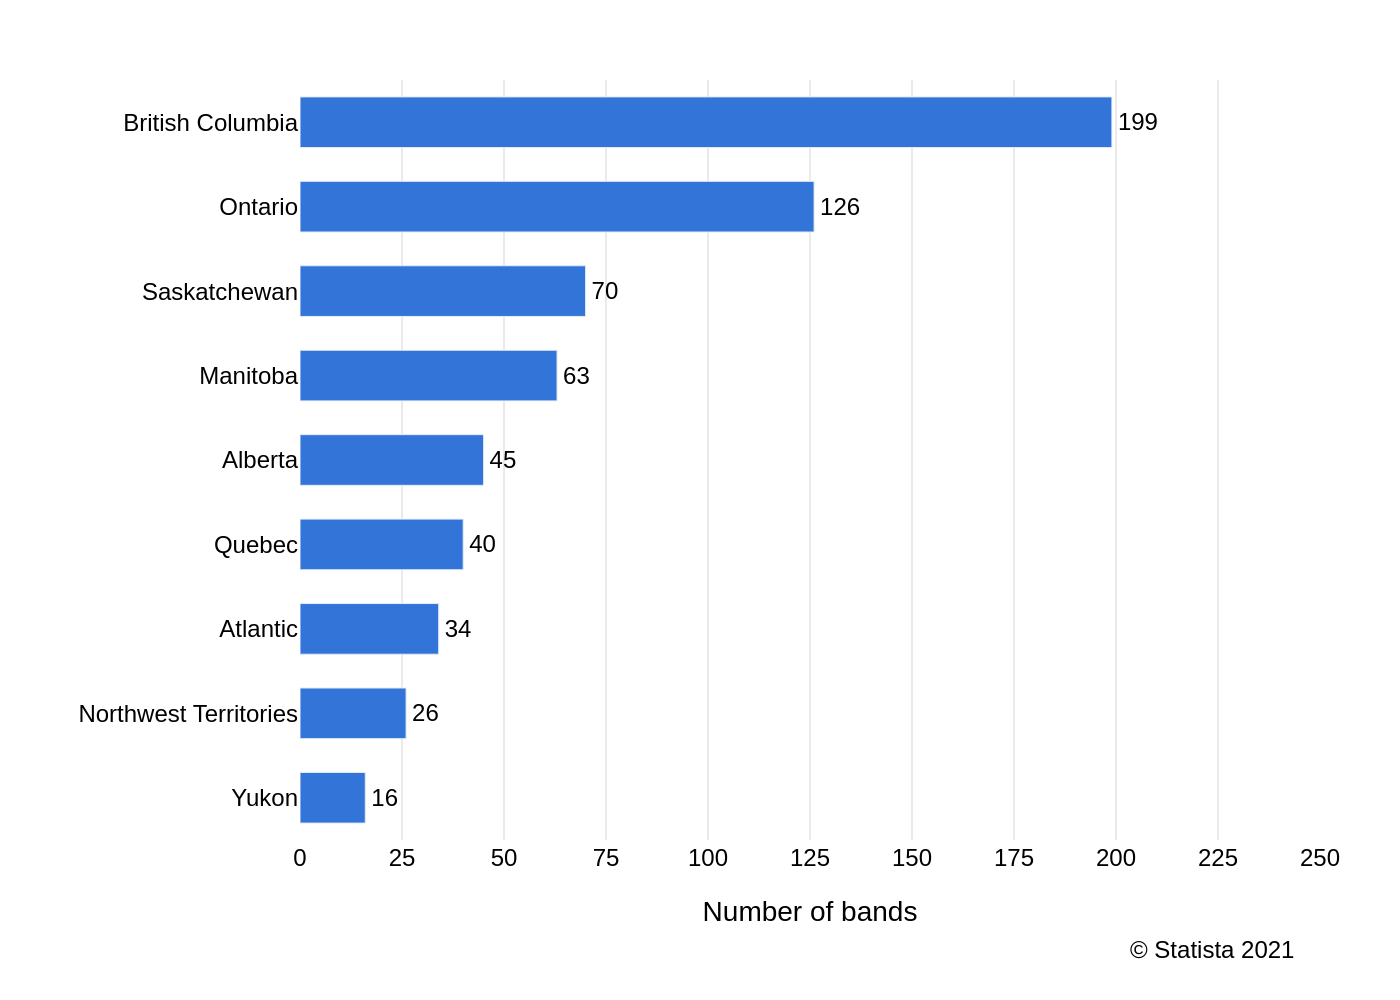

Here is the Python script that generated this plot:
import sys
import json
import pathlib
import plotly.graph_objects as go

# Check for command-line argument
if len(sys.argv) != 2:
    print("Usage: python script.py <path_to_json_file>")
    sys.exit(1)

# Get JSON file path from command-line argument
json_file_path = pathlib.Path(sys.argv[1])
if not json_file_path.is_file():
    print(f"Error: File not found at {json_file_path}")
    sys.exit(1)

# Read data from JSON file
with open(json_file_path, 'r', encoding='utf-8') as f:
    chart_info = json.load(f)

# Extract data, texts, and colors
chart_data = chart_info.get("chart_data", [])
texts = chart_info.get("texts", {})
colors = chart_info.get("colors", [])

# Prepare data for Plotly (reverse order for horizontal bar chart)
# Plotly plots the first item in the y-axis list at the bottom.
# To match the visual order (highest on top), we reverse the data lists.
reversed_data = chart_data[::-1]
categories = [item['category'] for item in reversed_data]
values = [item['value'] for item in reversed_data]

# Create the figure
fig = go.Figure()

# Add the bar trace
fig.add_trace(go.Bar(
    y=categories,
    x=values,
    orientation='h',
    marker=dict(color=colors[0]),
    text=values,
    textposition='outside',
    textfont=dict(family='Arial', size=12, color='black'),
    cliponaxis=False  # Allow text to be drawn outside the axis range
))

# Build title string
title_text = texts.get("title") or ""
subtitle_text = texts.get("subtitle") or ""
if title_text and subtitle_text:
    full_title = f"<b>{title_text}</b><br>{subtitle_text}"
elif title_text:
    full_title = f"<b>{title_text}</b>"
else:
    full_title = subtitle_text

# Update layout
fig.update_layout(
    font=dict(family="Arial", size=12, color="black"),
    title=dict(text=full_title, x=0.05, y=0.95, xanchor='left', yanchor='top'),
    xaxis=dict(
        title=texts.get('x_axis_title'),
        showgrid=True,
        gridcolor='#EAEAEA',
        gridwidth=1,
        zeroline=False,
        range=[0, 250],
        dtick=25
    ),
    yaxis=dict(
        title=texts.get('y_axis_title'),
        showgrid=False,
        zeroline=False
    ),
    plot_bgcolor='white',
    paper_bgcolor='white',
    showlegend=False,
    bargap=0.4,
    margin=dict(l=150, r=40, t=40, b=80),
    annotations=[
        dict(
            text=texts.get('source'),
            showarrow=False,
            xref='paper',
            yref='paper',
            x=0.98,
            y=-0.12,
            xanchor='right',
            yanchor='top',
            font=dict(size=12)
        )
    ]
)

# Generate output filename from the input JSON filename
output_filename = json_file_path.stem + ".png"

# Save the figure as a PNG image
fig.write_image(output_filename, scale=2)

print(f"Chart saved as {output_filename}")
